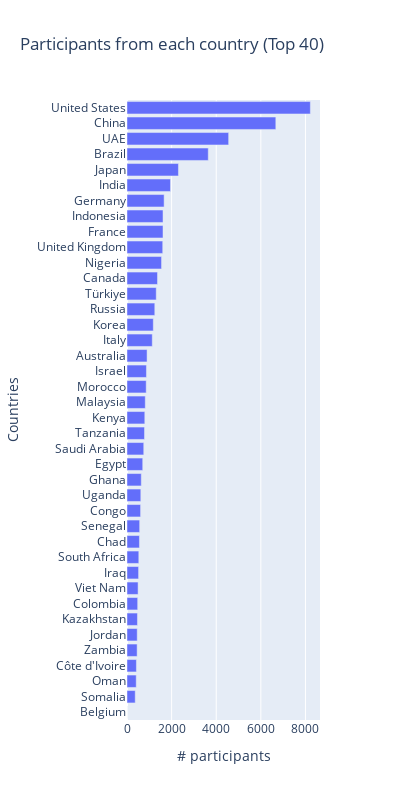

This figure's notebook cell:
### Code cell
sorted_indices = sorted(range(len(plot_data['total_delegates_GDP'])), key=lambda i: plot_data['total_delegates_GDP'][i])
sorted_categories = [plot_data['country_name'][i] for i in sorted_indices]
sorted_values = [plot_data['total_delegates_GDP'][i] for i in sorted_indices]

fig = go.Figure(data=[go.Bar(
    y=sorted_categories,  # y-axis categories
    x=sorted_values,      # x-axis values
    orientation='h'  # horizontal orientation
)])

# Add title and labels
fig.update_layout(
    title='Participants from each country (Top 40)',
    yaxis=dict(title='Countries'),
    xaxis=dict(title='# participants'),
    width=400,
    height=800
)

# Show the chart
#fig.write_image("participants_country.png")
fig.show()
# file_path = os.path.join('output', 'participants_country_GDP.png')
# non_direct.to_excel(file_path, index=False)

### Figure 1 — Plotly figure (JSON) as saved in the notebook; plotly's stock layout.template omitted (floating-point values rounded to 4 significant figures)
{"data": [{"orientation": "h", "type": "bar", "x": [0, 369, 414, 422, 454, 458, 469, 479, 497, 519, 529, 558, 568, 609, 619, 640, 705, 751, 785, 798, 819, 861, 872, 900, 1133, 1179, 1246, 1311, 1368, 1549, 1602, 1614, 1615, 1664, 1949, 2306, 3643, 4557, 6672, 8220], "y": ["Belgium", "Somalia", "Oman", "Côte d'Ivoire", "Zambia", "Jordan", "Kazakhstan", "Colombia", "Viet Nam", "Iraq", "South Africa", "Chad", "Senegal", "Congo", "Uganda", "Ghana", "Egypt", "Saudi Arabia", "Tanzania", "Kenya", "Malaysia", "Morocco", "Israel", "Australia", "Italy", "Korea", "Russia", "Türkiye", "Canada", "Nigeria", "United Kingdom", "France", "Indonesia", "Germany", "India", "Japan", "Brazil", "UAE", "China", "United States"]}], "layout": {"height": 800, "title": {"text": "Participants from each country (Top 40)"}, "width": 400, "xaxis": {"title": {"text": "# participants"}}, "yaxis": {"title": {"text": "Countries"}}}}
